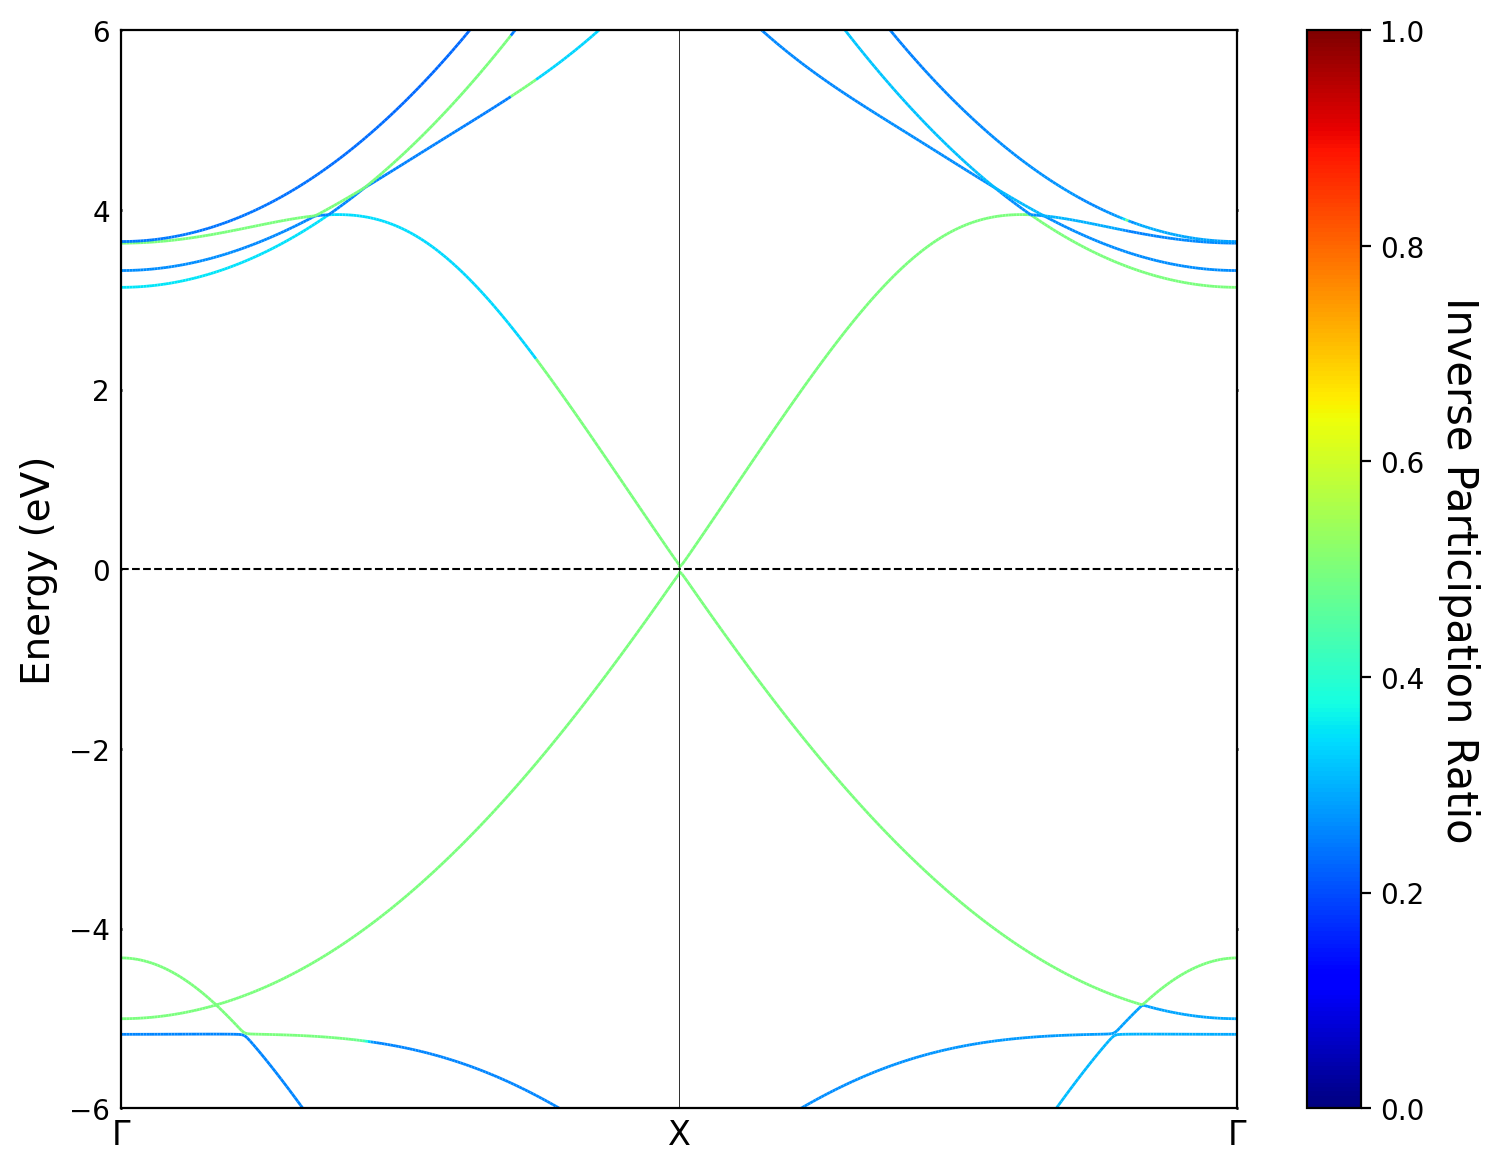

This chart was generated by the following Python code:
#!/usr/bin/env python3
# Written by Joseph P.Vera
# 2026-06

import pyprocar

pyprocar.bandsplot(
    dirname=".",
    code="qe",
    mode="ipr",
    savefig = "ipr.png",
    fermi = -3.64471837,
    elimit = [-6.0, 6.0],
    knames=['Γ', 'X', 'Γ'],
    y_label_params={"fontsize": 14}
)
